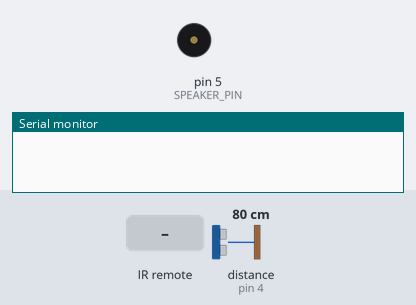
A sketch run on a simulated Arduino Uno, built with avr-gcc and run on an emulated ATmega328P. Parts: buzzer (waves = sounding), the last lines printed to the serial monitor. Wiring (inferred from the names in the program): ultrasonic range finder: trigger pin 3; echo pin 4. Inputs (shaded band) come from the test bench; at power-on: distance to the obstacle (sensor on pin 4) 80 cm. The echo pulse lasts 58.3 µs per cm.

Above: at 1.2 s.
1.3 s: infrared code 0xFF5F71 received
At 1.37 s:
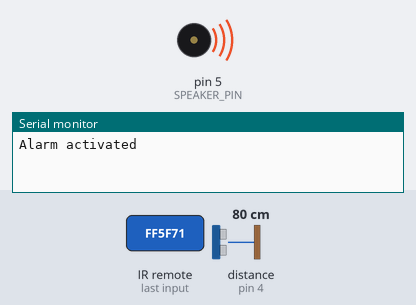
4.3 s: infrared code 0xDDADA8 received
6.1 s: infrared code 0xFF5F72 received
At 6.53 s:
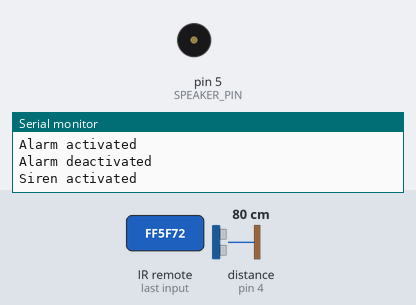
9.1 s: infrared code 0xFF5F78 received
Timing chart, 0 to 11.8 s (numbered marks = the images above; inputs shaded):
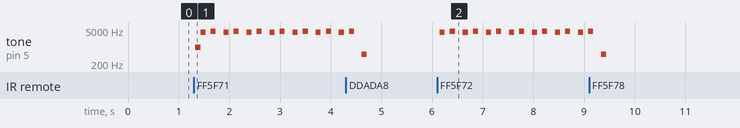

The sketch:

MotionAlarm.ino
```cpp
#include <RCSwitch.h>

#define A 16736113
#define B 14527912
#define C 16736114
#define D 16736120

#define TRIG_PIN 3
#define ECHO_PIN 4
#define SPEAKER_PIN 5

#define TRIGGER_DISTANCE 80 // in cm

RCSwitch mySwitch = RCSwitch();

bool alarmActive = false;
bool sirenActive = false;

void setup() {
  Serial.begin(9600);
  mySwitch.enableReceive(0); // D2 433Mhz RX

  pinMode(TRIG_PIN, OUTPUT);
  pinMode(ECHO_PIN, INPUT);
  pinMode(SPEAKER_PIN, OUTPUT);
}

void playOkSound() {
  tone(SPEAKER_PIN, 1000, 100);
  delay(100);
  noTone(SPEAKER_PIN);
}

void playResetSound() {
  tone(SPEAKER_PIN, 500, 100);
  delay(100);
  noTone(SPEAKER_PIN);
}

void loop() {
    if (mySwitch.available()) {
        unsigned long value = mySwitch.getReceivedValue();
        switch (value) {
            case A:
                alarmActive = true;
                Serial.println("Alarm activated");
                playOkSound();
                break;
            case B:
                alarmActive = false;
                sirenActive = false;
                noTone(SPEAKER_PIN);
                Serial.println("Alarm deactivated");
                playResetSound();
                break;
            case C:
                sirenActive = true;
                Serial.println("Siren activated");
                break;
            case D:
                sirenActive = false;
                noTone(SPEAKER_PIN);
                Serial.println("Siren deactivated");
                playResetSound();
                break;
        }
        mySwitch.resetAvailable();
    }

    long duration, distance;

    digitalWrite(TRIG_PIN, LOW);
    delayMicroseconds(2);
    digitalWrite(TRIG_PIN, HIGH);
    delayMicroseconds(10);
    digitalWrite(TRIG_PIN, LOW);

    duration = pulseIn(ECHO_PIN, HIGH);
    distance = (duration * 0.034) / 2; // distance in cm

    if (alarmActive && distance < TRIGGER_DISTANCE) {
        sirenActive = true;
    }

    if (!sirenActive) {
        noTone(SPEAKER_PIN);
    } else {
        tone(SPEAKER_PIN, 4000);
        delay(100);
        noTone(SPEAKER_PIN);
        delay(100);
        tone(SPEAKER_PIN, 4500);
        delay(100);
        noTone(SPEAKER_PIN);
        delay(100);
    }
    delay(50);
}
```

Measured:
- after the input at 1.3 s, tone on pin 5 (SPEAKER_PIN): silent → 1000 Hz at once, then repeats every 0.46 s: 4000 Hz 0.10 s, silent 0.10 s, 4500 Hz 0.10 s, silent 0.16 s
- after the input at 6.1 s, tone on pin 5 (SPEAKER_PIN): silent → 4000 Hz after 0.05 s, then repeats every 0.46 s: silent 0.10 s, 4500 Hz 0.10 s, silent 0.16 s, 4000 Hz 0.10 s
